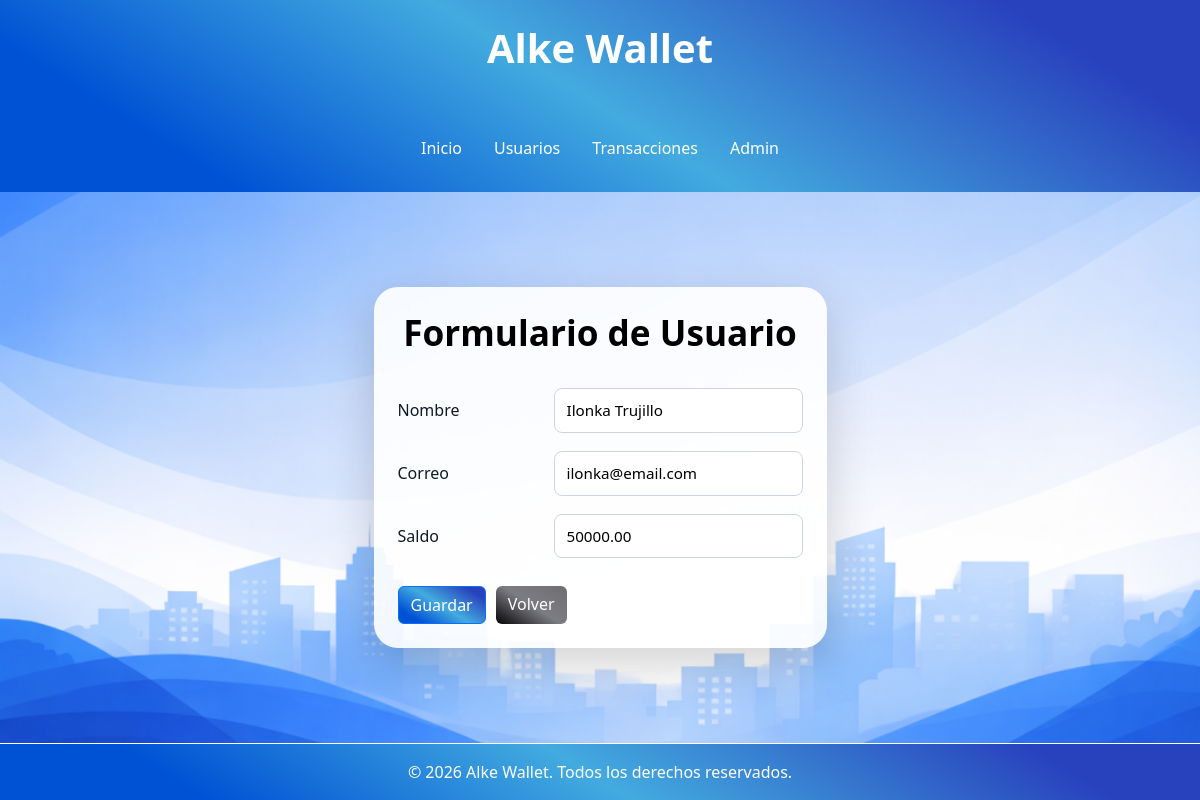
The page /usuarios/editar/3/ on the database its author committed.
### wallet/models.py (models this page shows, shortened)
class Usuario(models.Model):
    nombre = models.CharField(max_length=100)
    correo = models.EmailField(unique=True)
    saldo = models.DecimalField(max_digits=12, decimal_places=2, default=0)
    fecha_registro = models.DateTimeField(auto_now_add=True)

### wallet/views.py (the view)
# urls.py: path('usuarios/editar/<int:pk>/', UsuarioUpdateView.as_view(), name='usuario_update'),
class UsuarioUpdateView(UpdateView):
    model = Usuario
    fields = ['nombre', 'correo', 'saldo']
    template_name = 'wallet/usuario_form.html'
    success_url = reverse_lazy('usuario_list')

### wallet/templates/wallet/usuario_form.html (shortened to what this page needs)
{% extends 'wallet/base.html' %}
{% block content %}
<div class="transactions-container">
    <div class="card card-base form-card shadow-lg p-4">
        <h2 class="title">Formulario de Usuario</h2>
        <form method="post" class="custom-form">
            <div class="form-group-custom">
                <label for="{{ form.nombre.id_for_label }}">Nombre</label>
                {{ form.nombre }}
            </div>
            <div class="form-group-custom">
                <label for="{{ form.correo.id_for_label }}">Correo</label>
                {{ form.correo }}
            </div>
            <div class="form-group-custom">
                <label for="{{ form.saldo.id_for_label }}">Saldo</label>
                {{ form.saldo }}
            </div>
            <div class="form-actions">
                <button type="submit" class="btn btn-primary">
                    Guardar
                </button>
                <a href="{% url 'usuario_list' %}" class="btn btn-secondary">
                    Volver
                </a>
            </div>
        </form>
    </div>
</div>
{% endblock %}

### wallet/static/wallet/css/style.css (style rules this page uses)
:root { --color-primario: #0052D4; --color-secundario: #43abdf; --color-opcional: #2841bd; }
h2 { color: black; text-align: center; font-size: 2.2rem; font-weight: 700; margin-bottom: 25px; }
.background-app { background: url('../img/fondo.jpg') no-repeat center center; background-size: cover; background-position: center; background-attachment: fixed; height: 100vh; margin: 0; }
.card-base { width: 100%; border-radius: 20px; border: none; background: rgba(255, 255, 255, 0.9); }
.form-card { max-width: 640px; width: 100%; margin: 0 auto; border-radius: 24px; }
.custom-form { margin-top: 10px; }
.form-group-custom { display: flex; align-items: center; gap: 16px; margin-bottom: 18px; }
.form-group-custom label { width: 140px; font-weight: 500; color: #111827; margin: 0; }
.form-group-custom input, .form-group-custom select, .form-group-custom textarea { flex: 1; padding: 10px 12px; border: 1px solid #cbd5e1; border-radius: 8px; font-size: 0.95rem; background-color: #ffffff; }
.form-actions { display: flex; gap: 10px; margin-top: 28px; }
.btn-secondary { background: #6b7280; color: white; border: none; }
.btn-primary { background: linear-gradient(32deg, #0052D4 16%, #43abdf 49%, #2841bd 87%); }
.btn-secondary { background: linear-gradient(33deg, #040406 0%, #7c7c83 50%, #6f6f71 100%); }

### rows shown on the page
Usuario: nombre "Ilonka Trujillo", correo "ilonka@email.com", saldo "50000.00"
